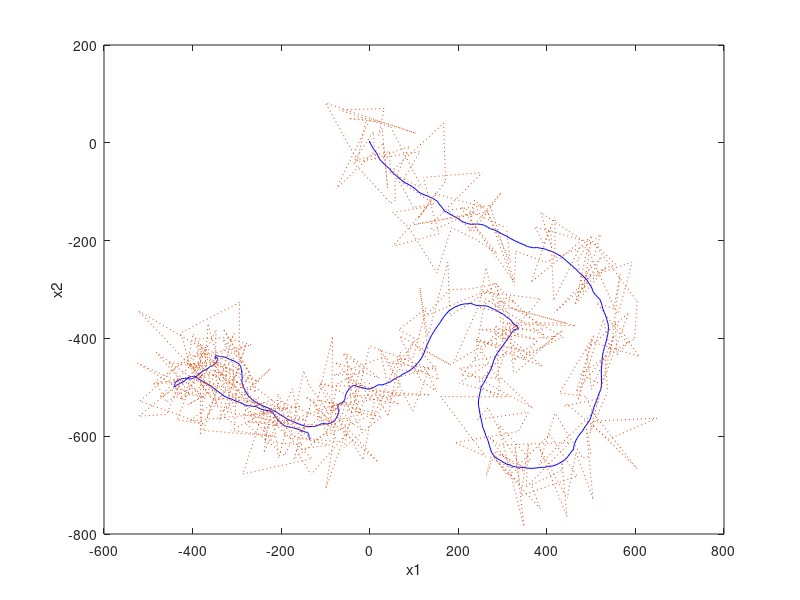

The MATLAB script that drew this image: (Note: this script raises an error after producing the figure.)
clc;
clear;
close all;

%% Setting
load KF_data_a.mat
givenModel.F = [1 1 0 0 ; 0 0.98 0 0 ; 0 0 1 1 ; 0 0 0 0.98];
givenModel.H = [1 0 0 0 ; 0 0 1 0];
givenModel.Q = eye(4);
givenModel.CoX_0 = eye(2);
givenModel.CoZ = [2500 0 ; 0 2500];

%% Problem (a)
plot(x(1, :), x(3, :), '-', 'color', 'blue');
xlabel('x1');
ylabel('x2');
hold on;

%% Probelm (b)
plot(y(1, :), y(2, :), ':');

%% Probelm (c)
estimated_state = KF_KalmanFilter(givenModel, y);
plot(estimated_state(1, :), estimated_state(3, :), '-', 'color', 'magenta');
legend('true position', 'noisy observation', 'estimated position');